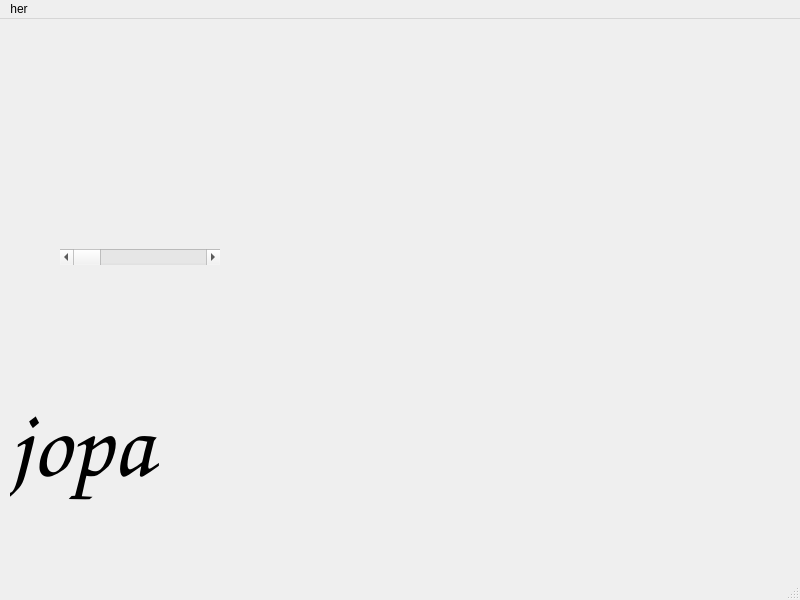
<?xml version="1.0" encoding="UTF-8"?>
<ui version="4.0">
 <class>MainWindow</class>
 <widget class="QMainWindow" name="MainWindow">
  <property name="geometry">
   <rect>
    <x>0</x>
    <y>0</y>
    <width>800</width>
    <height>600</height>
   </rect>
  </property>
  <property name="windowTitle">
   <string>MainWindow</string>
  </property>
  <widget class="QWidget" name="centralwidget">
   <widget class="QLabel" name="label">
    <property name="geometry">
     <rect>
      <x>10</x>
      <y>340</y>
      <width>191</width>
      <height>171</height>
     </rect>
    </property>
    <property name="font">
     <font>
      <family>Comic Sans MS</family>
      <pointsize>72</pointsize>
     </font>
    </property>
    <property name="text">
     <string>jopa</string>
    </property>
    <property name="textFormat">
     <enum>Qt::AutoText</enum>
    </property>
   </widget>
   <widget class="QScrollBar" name="horizontalScrollBar">
    <property name="geometry">
     <rect>
      <x>60</x>
      <y>230</y>
      <width>160</width>
      <height>16</height>
     </rect>
    </property>
    <property name="orientation">
     <enum>Qt::Horizontal</enum>
    </property>
   </widget>
   <widget class="PlotWidget" name="graphWidget" native="true">
    <property name="geometry">
     <rect>
      <x>30</x>
      <y>60</y>
      <width>241</width>
      <height>151</height>
     </rect>
    </property>
   </widget>
   <widget class="MplWidget" name="widget_2" native="true">
    <property name="geometry">
     <rect>
      <x>290</x>
      <y>60</y>
      <width>491</width>
      <height>401</height>
     </rect>
    </property>
   </widget>
   <zorder>horizontalScrollBar</zorder>
   <zorder>label</zorder>
   <zorder>graphWidget</zorder>
   <zorder>widget_2</zorder>
  </widget>
  <widget class="QStatusBar" name="statusbar"/>
  <widget class="QMenuBar" name="menubar">
   <property name="geometry">
    <rect>
     <x>0</x>
     <y>0</y>
     <width>800</width>
     <height>22</height>
    </rect>
   </property>
   <widget class="QMenu" name="menuher">
    <property name="title">
     <string>her</string>
    </property>
   </widget>
   <addaction name="menuher"/>
  </widget>
 </widget>
 <customwidgets>
  <customwidget>
   <class>PlotWidget</class>
   <extends>QWidget</extends>
   <header>pyqtgraph</header>
   <container>1</container>
  </customwidget>
  <customwidget>
   <class>MplWidget</class>
   <extends>QWidget</extends>
   <header>mplwidget.h</header>
   <container>1</container>
  </customwidget>
 </customwidgets>
 <resources/>
 <connections/>
</ui>
